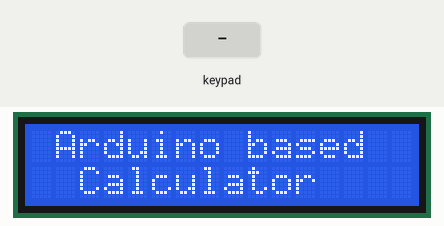
A sketch run on a simulated Arduino Uno, built with avr-gcc and run on an emulated ATmega328P. Parts: 16×2 character LCD. Inputs (shaded band) come from the test bench.

Above: at 5.1 s.
11.3 s: keypad keys 1 3 1 2 1 1 1 0 * pressed 0.4 s apart
At 15.7 s:
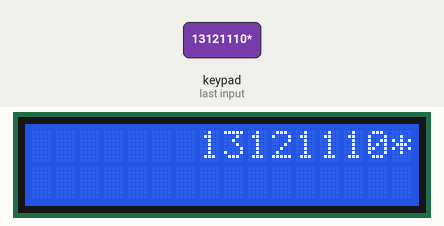
16.4 s: key '7' pressed
At 17.2 s:
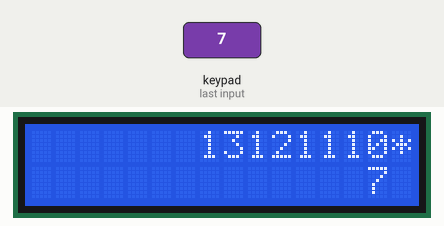
17.9 s: key '8' pressed
At 18.3 s:
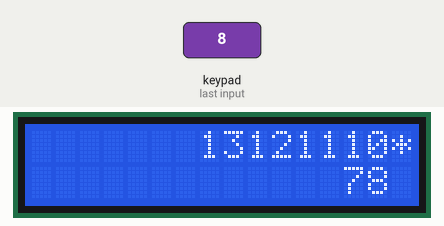
19.4 s: keypad keys 1 3 1 2 1 1 1 0 pressed 0.4 s apart
At 22.8 s:
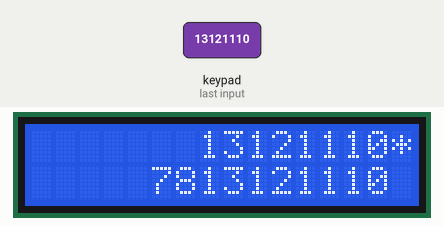
24.1 s: key 'C' pressed
At 25.3 s:
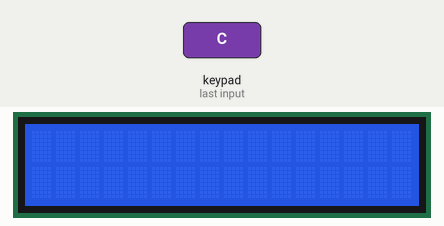
25.6 s: keypad keys 7 + 5 = pressed 0.4 s apart
At 26.6 s:
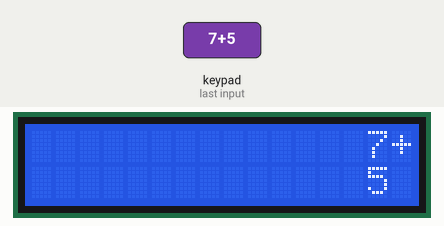
Timing chart, 0 to 28.6 s (numbered marks = the images above; inputs shaded):
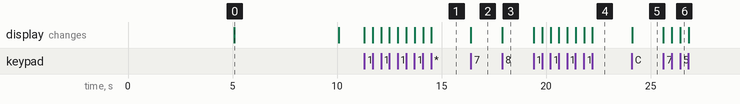

The sketch:

calc.ino
```cpp
#include <LiquidCrystal.h>
#include <Keypad.h>

LiquidCrystal lcd(0, 1, 2, 3, 4, 5);
const byte ROWS = 4;
const byte COLS = 4;

char keys [ROWS] [COLS] = {
  {'7', '8', '9', '/'},
  {'4', '5', '6', '*'},
  {'1', '2', '3', '-'},
  {'C', '0', '=', '+'}
};
byte rowPins[ROWS] = {13 ,12 ,11 ,10};
byte colPins[COLS] = {9, 8, 7, 6};

Keypad myKeypad = Keypad( makeKeymap(keys), rowPins, colPins, ROWS, COLS );


boolean presentValue = false;
boolean next = false;
boolean final = false;
String num1, num2;
int answer;
char op;

void setup()
{
  lcd.begin(16,2);
  lcd.setCursor(0,0);
  lcd.print("Electronics Hub ");
  lcd.setCursor(0,1);
  lcd.print("    Presents    ");
  delay(5000);
  lcd.setCursor(0,0);
  lcd.print(" Arduino based  ");
  lcd.setCursor(0,1);
  lcd.print("  Calculator"    );
  delay(5000);
  lcd.clear();
}

void loop(){
  char key = myKeypad.getKey();

  if (key != NO_KEY && (key=='1'||key=='2'||key=='3'||key=='4'||key=='5'||key=='6'||key=='7'||key=='8'||key=='9'||key=='0'))
  {
    if (presentValue != true)
    {
      num1 = num1 + key;
      int numLength = num1.length();
      lcd.setCursor(15 - numLength, 0); //to adjust one whitespace for operator
      lcd.print(num1);
    }
    else
    {
      num2 = num2 + key;
      int numLength = num2.length();
      lcd.setCursor(15 - numLength, 1);
      lcd.print(num2);
      final = true;
    }
  }

  else if (presentValue == false && key != NO_KEY && (key == '/' || key == '*' || key == '-' || key == '+'))
  {
    if (presentValue == false)
    {
      presentValue = true;
      op = key;
      lcd.setCursor(15,0);
      lcd.print(op);
    }
  }

  else if (final == true && key != NO_KEY && key == '='){
    if (op == '+'){
      answer = num1.toInt() + num2.toInt();
    }
    else if (op == '-'){
      answer = num1.toInt() - num2.toInt();
    }
    else if (op == '*'){
      answer = num1.toInt() * num2.toInt();
    }
    else if (op == '/'){
      answer = num1.toInt() / num2.toInt();
    }
      lcd.clear();
      lcd.setCursor(15,0);
      lcd.autoscroll();
      lcd.print(answer);
      lcd.noAutoscroll();
  }
  else if (key != NO_KEY && key == 'C'){
    lcd.clear();
    presentValue = false;
    final = false;
    num1 = "";
    num2 = "";
    answer = 0;
    op = ' ';
  }
}
```

Measured:
- after the input at 11.3 s, the display: first changes at once (image 1 shows a later state)
- after the input at 16.4 s, the display: changes at once (image 2)
- after the input at 17.9 s, the display: changes at once (image 3)
- after the input at 19.4 s, the display: first changes at once (image 4 shows a later state)
- after the input at 24.1 s, the display: changes at once (image 5)
- after the input at 25.6 s, the display: first changes at once (image 6 shows a later state)
- what the display in image 0 shows lasts 5.0 s, from 5.1 s to 10.1 s
